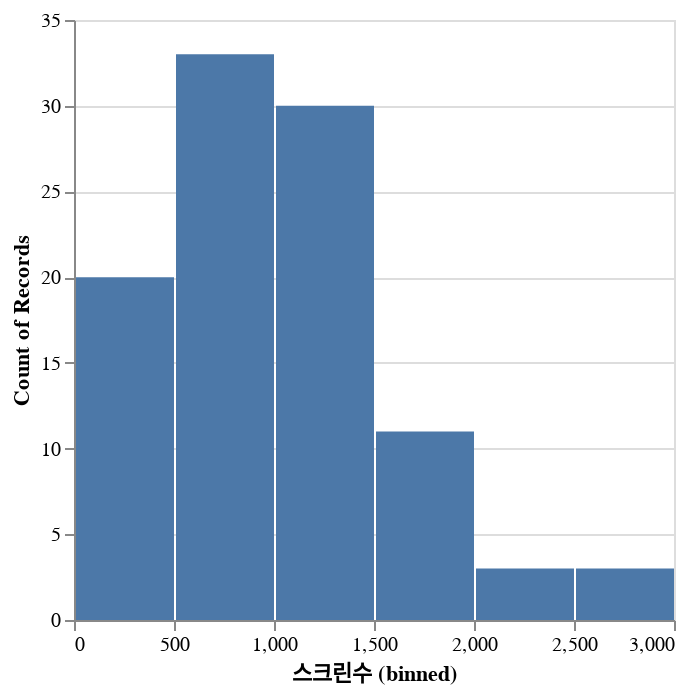

This figure's notebook cell:
### Markdown cell above
## 8.3 영화 데이터를 시각적으로 풍부하게 표현하기

### Code cell
df_boxoffice.filter(pl.col('순위') <= 100).select('스크린수').to_series().plot.hist()

### Figure 1 — Vega-Lite specification as saved in the notebook (floating-point values rounded to 4 significant figures)
{"config": {"view": {"continuousWidth": 300, "continuousHeight": 300}}, "data": {"name": "data-86efd99fa105f4c9d30595237d0b3d8f"}, "mark": {"type": "bar", "tooltip": true}, "encoding": {"x": {"bin": true, "field": "스크린수", "type": "quantitative"}, "y": {"aggregate": "count", "type": "quantitative"}}, "params": [{"name": "param_1", "select": {"type": "interval", "encodings": ["x", "y"]}, "bind": "scales"}], "$schema": "https://vega.github.io/schema/vega-lite/v5.20.1.json", "datasets": {"data-86efd99fa105f4c9d30595237d0b3d8f": [{"스크린수": 2367}, {"스크린수": 2980}, {"스크린수": 2619}, {"스크린수": 2691}, {"스크린수": 1956}, {"스크린수": 1753}, {"스크린수": 1985}, {"스크린수": 1594}, {"스크린수": 2125}, {"스크린수": 1234}, {"스크린수": 1803}, {"스크린수": 1544}, {"스크린수": 1436}, {"스크린수": 1948}, {"스크린수": 1065}, {"스크린수": 1155}, {"스크린수": 2311}, {"스크린수": 1663}, {"스크린수": 1281}, {"스크린수": 1442}, {"스크린수": 1178}, {"스크린수": 1390}, {"스크린수": 1421}, {"스크린수": 1614}, {"스크린수": 1159}, {"스크린수": 1008}, {"스크린수": 956}, {"스크린수": 1706}, {"스크린수": 1072}, {"스크린수": 1228}, {"스크린수": 1769}, {"스크린수": 1184}, {"스크린수": 1101}, {"스크린수": 1060}, {"스크린수": 1089}, {"스크린수": 1212}, {"스크린수": 1096}, {"스크린수": 1078}, {"스크린수": 1062}, {"스크린수": 1243}, {"스크린수": 1277}, {"스크린수": 1165}, {"스크린수": 874}, {"스크린수": 1385}, {"스크린수": 1479}, {"스크린수": 880}, {"스크린수": 942}, {"스크린수": 1345}, {"스크린수": 995}, {"스크린수": 789}, {"스크린수": 393}, {"스크린수": 529}, {"스크린수": 875}, {"스크린수": 834}, {"스크린수": 847}, {"스크린수": 729}, {"스크린수": 873}, {"스크린수": 1060}, {"스크린수": 224}, {"스크린수": 839}, {"스크린수": 995}, {"스크린수": 939}, {"스크린수": 247}, {"스크린수": 917}, {"스크린수": 427}, {"스크린수": 1021}, {"스크린수": 861}, {"스크린수": 800}, {"스크린수": 475}, {"스크린수": 801}, {"스크린수": 467}, {"스크린수": 392}, {"스크린수": 342}, {"스크린수": 836}, {"스크린수": 644}, {"스크린수": 205}, {"스크린수": 561}, {"스크린수": 710}, {"스크린수": 372}, {"스크린수": 471}, {"스크린수": 832}, {"스크린수": 767}, {"스크린수": 841}, {"스크린수": 137}, {"스크린수": 613}, {"스크린수": 634}, {"스크린수": 787}, {"스크린수": 414}, {"스크린수": 295}, {"스크린수": 635}, {"스크린수": 658}, {"스크린수": 578}, {"스크린수": 236}, {"스크린수": 407}, {"스크린수": 713}, {"스크린수": 276}, {"스크린수": 254}, {"스크린수": 1029}, {"스크린수": 276}, {"스크린수": 305}]}}
